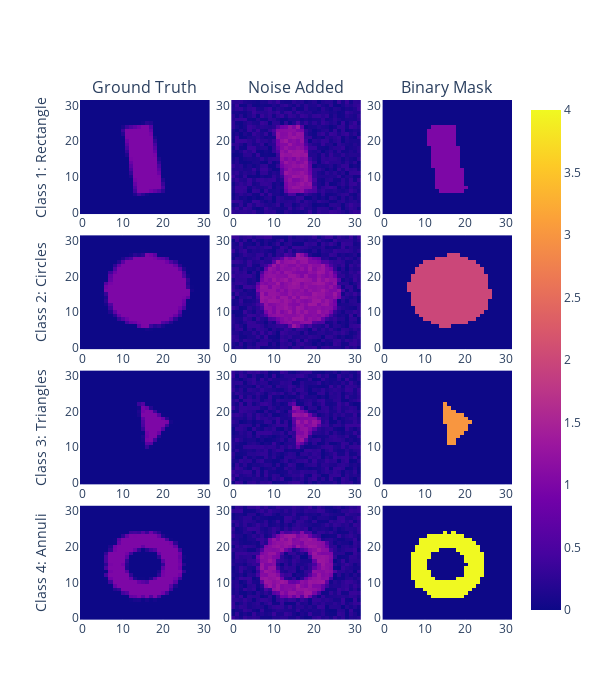

Write notebook code for a chart like this one.
### Code cell
plots.plot_shapes_data_numpy(train_data)

### Figure 1 — Plotly figure (JSON) as saved in the notebook; plotly's stock layout.template omitted (floating-point values rounded to 4 significant figures; data arrays with more than 128 entries replaced by an {"elided": "..."} marker saying what was removed)
{"data": [{"coloraxis": "coloraxis", "hovertemplate": "x: %{x}<br>y: %{y}<br>color: %{z}<extra></extra>", "name": "0", "type": "heatmap", "xaxis": "x", "yaxis": "y", "z": {"elided": "32x32 float values"}}, {"coloraxis": "coloraxis", "hovertemplate": "x: %{x}<br>y: %{y}<br>color: %{z}<extra></extra>", "name": "0", "type": "heatmap", "xaxis": "x2", "yaxis": "y2", "z": {"elided": "32x32 float values"}}, {"coloraxis": "coloraxis", "hovertemplate": "x: %{x}<br>y: %{y}<br>color: %{z}<extra></extra>", "name": "0", "type": "heatmap", "xaxis": "x3", "yaxis": "y3", "z": {"elided": "32x32 int values"}}, {"coloraxis": "coloraxis", "hovertemplate": "x: %{x}<br>y: %{y}<br>color: %{z}<extra></extra>", "name": "0", "type": "heatmap", "xaxis": "x4", "yaxis": "y4", "z": {"elided": "32x32 float values"}}, {"coloraxis": "coloraxis", "hovertemplate": "x: %{x}<br>y: %{y}<br>color: %{z}<extra></extra>", "name": "0", "type": "heatmap", "xaxis": "x5", "yaxis": "y5", "z": {"elided": "32x32 float values"}}, {"coloraxis": "coloraxis", "hovertemplate": "x: %{x}<br>y: %{y}<br>color: %{z}<extra></extra>", "name": "0", "type": "heatmap", "xaxis": "x6", "yaxis": "y6", "z": {"elided": "32x32 int values"}}, {"coloraxis": "coloraxis", "hovertemplate": "x: %{x}<br>y: %{y}<br>color: %{z}<extra></extra>", "name": "0", "type": "heatmap", "xaxis": "x7", "yaxis": "y7", "z": {"elided": "32x32 float values"}}, {"coloraxis": "coloraxis", "hovertemplate": "x: %{x}<br>y: %{y}<br>color: %{z}<extra></extra>", "name": "0", "type": "heatmap", "xaxis": "x8", "yaxis": "y8", "z": {"elided": "32x32 float values"}}, {"coloraxis": "coloraxis", "hovertemplate": "x: %{x}<br>y: %{y}<br>color: %{z}<extra></extra>", "name": "0", "type": "heatmap", "xaxis": "x9", "yaxis": "y9", "z": {"elided": "32x32 int values"}}, {"coloraxis": "coloraxis", "hovertemplate": "x: %{x}<br>y: %{y}<br>color: %{z}<extra></extra>", "name": "0", "type": "heatmap", "xaxis": "x10", "yaxis": "y10", "z": {"elided": "32x32 float values"}}, {"coloraxis": "coloraxis", "hovertemplate": "x: %{x}<br>y: %{y}<br>color: %{z}<extra></extra>", "name": "0", "type": "heatmap", "xaxis": "x11", "yaxis": "y11", "z": {"elided": "32x32 float values"}}, {"coloraxis": "coloraxis", "hovertemplate": "x: %{x}<br>y: %{y}<br>color: %{z}<extra></extra>", "name": "0", "type": "heatmap", "xaxis": "x12", "yaxis": "y12", "z": {"elided": "32x32 int values"}}], "layout": {"annotations": [{"font": {"size": 16}, "showarrow": false, "text": "Ground Truth", "x": 0.15, "xanchor": "center", "xref": "paper", "y": 1, "yanchor": "bottom", "yref": "paper"}, {"font": {"size": 16}, "showarrow": false, "text": "Noise Added", "x": 0.5, "xanchor": "center", "xref": "paper", "y": 1, "yanchor": "bottom", "yref": "paper"}, {"font": {"size": 16}, "showarrow": false, "text": "Binary Mask", "x": 0.85, "xanchor": "center", "xref": "paper", "y": 1, "yanchor": "bottom", "yref": "paper"}], "coloraxis": {"cmax": 4, "cmin": 0}, "height": 700, "width": 600, "xaxis": {"anchor": "y", "domain": [0, 0.3]}, "xaxis10": {"anchor": "y10", "domain": [0, 0.3]}, "xaxis11": {"anchor": "y11", "domain": [0.35, 0.65]}, "xaxis12": {"anchor": "y12", "domain": [0.7, 1]}, "xaxis2": {"anchor": "y2", "domain": [0.35, 0.65]}, "xaxis3": {"anchor": "y3", "domain": [0.7, 1]}, "xaxis4": {"anchor": "y4", "domain": [0, 0.3]}, "xaxis5": {"anchor": "y5", "domain": [0.35, 0.65]}, "xaxis6": {"anchor": "y6", "domain": [0.7, 1]}, "xaxis7": {"anchor": "y7", "domain": [0, 0.3]}, "xaxis8": {"anchor": "y8", "domain": [0.35, 0.65]}, "xaxis9": {"anchor": "y9", "domain": [0.7, 1]}, "yaxis": {"anchor": "x", "domain": [0.78, 1], "title": {"text": "Class 1: Rectangle"}}, "yaxis10": {"anchor": "x10", "domain": [0, 0.22], "title": {"text": "Class 4: Annuli"}}, "yaxis11": {"anchor": "x11", "domain": [0, 0.22]}, "yaxis12": {"anchor": "x12", "domain": [0, 0.22]}, "yaxis2": {"anchor": "x2", "domain": [0.78, 1]}, "yaxis3": {"anchor": "x3", "domain": [0.78, 1]}, "yaxis4": {"anchor": "x4", "domain": [0.52, 0.74], "title": {"text": "Class 2: Circles"}}, "yaxis5": {"anchor": "x5", "domain": [0.52, 0.74]}, "yaxis6": {"anchor": "x6", "domain": [0.52, 0.74]}, "yaxis7": {"anchor": "x7", "domain": [0.26, 0.48], "title": {"text": "Class 3: Triangles"}}, "yaxis8": {"anchor": "x8", "domain": [0.26, 0.48]}, "yaxis9": {"anchor": "x9", "domain": [0.26, 0.48]}}}
